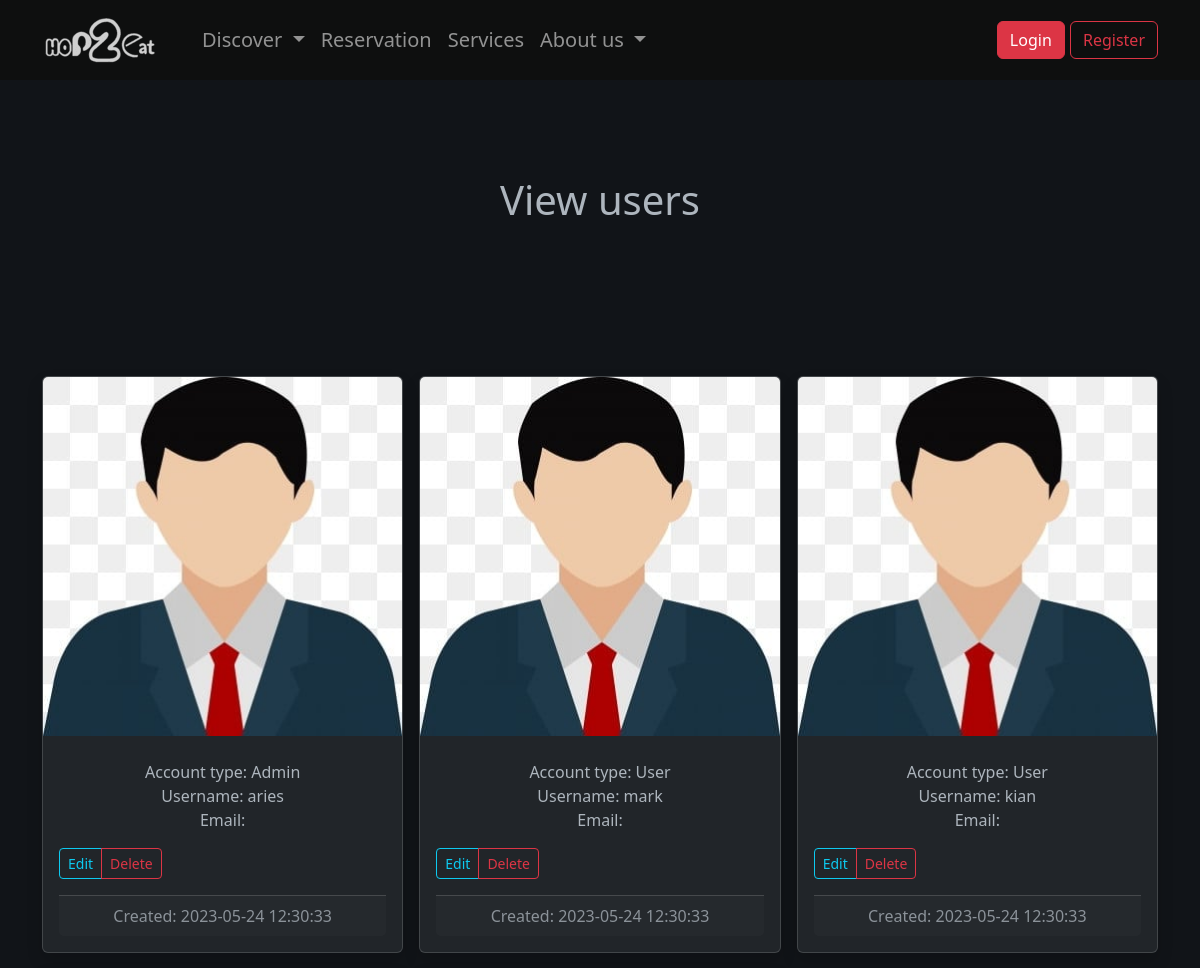
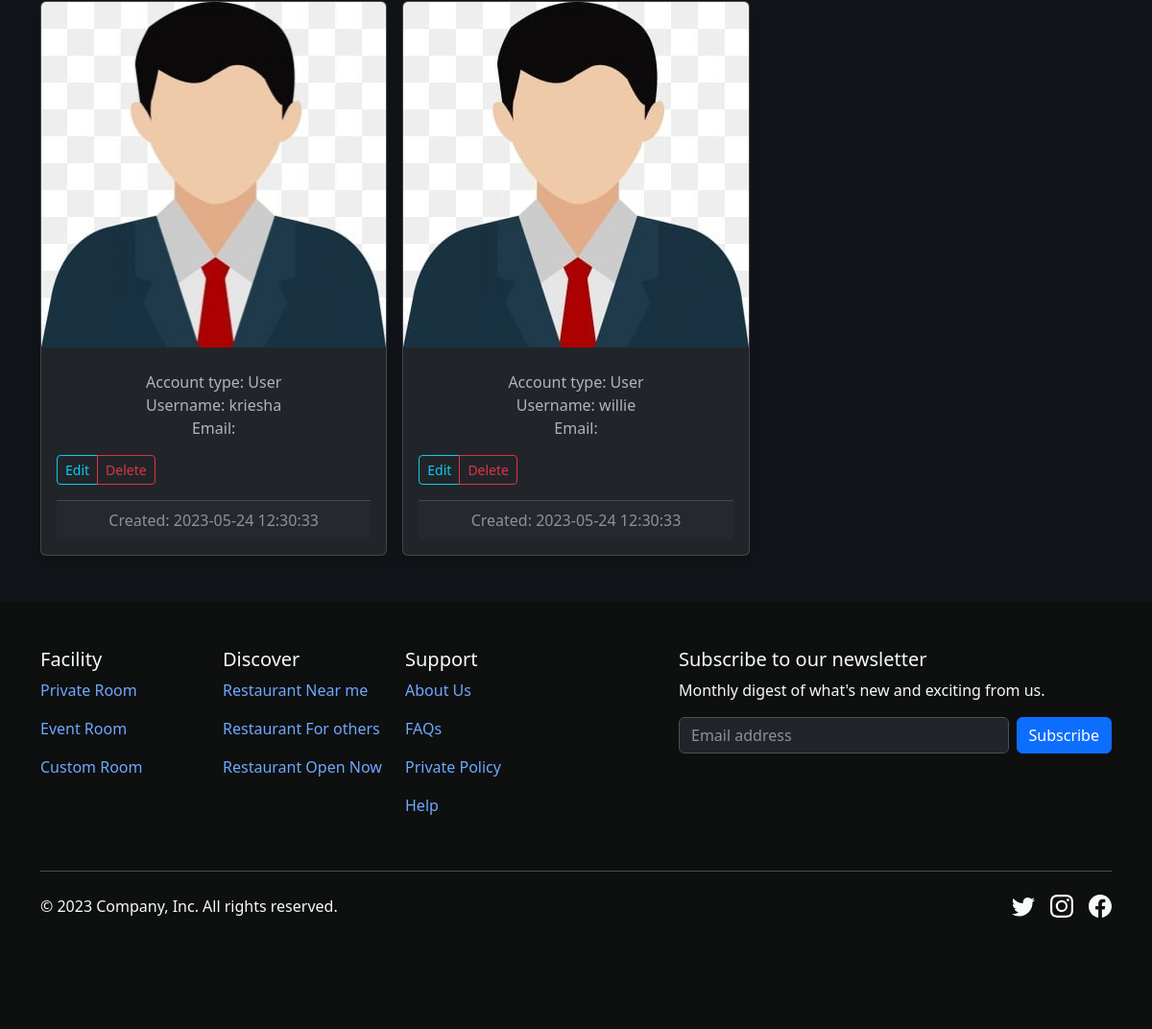
Before: /pages/admin/view_user.php with the older database file (2 pictures, top to bottom).
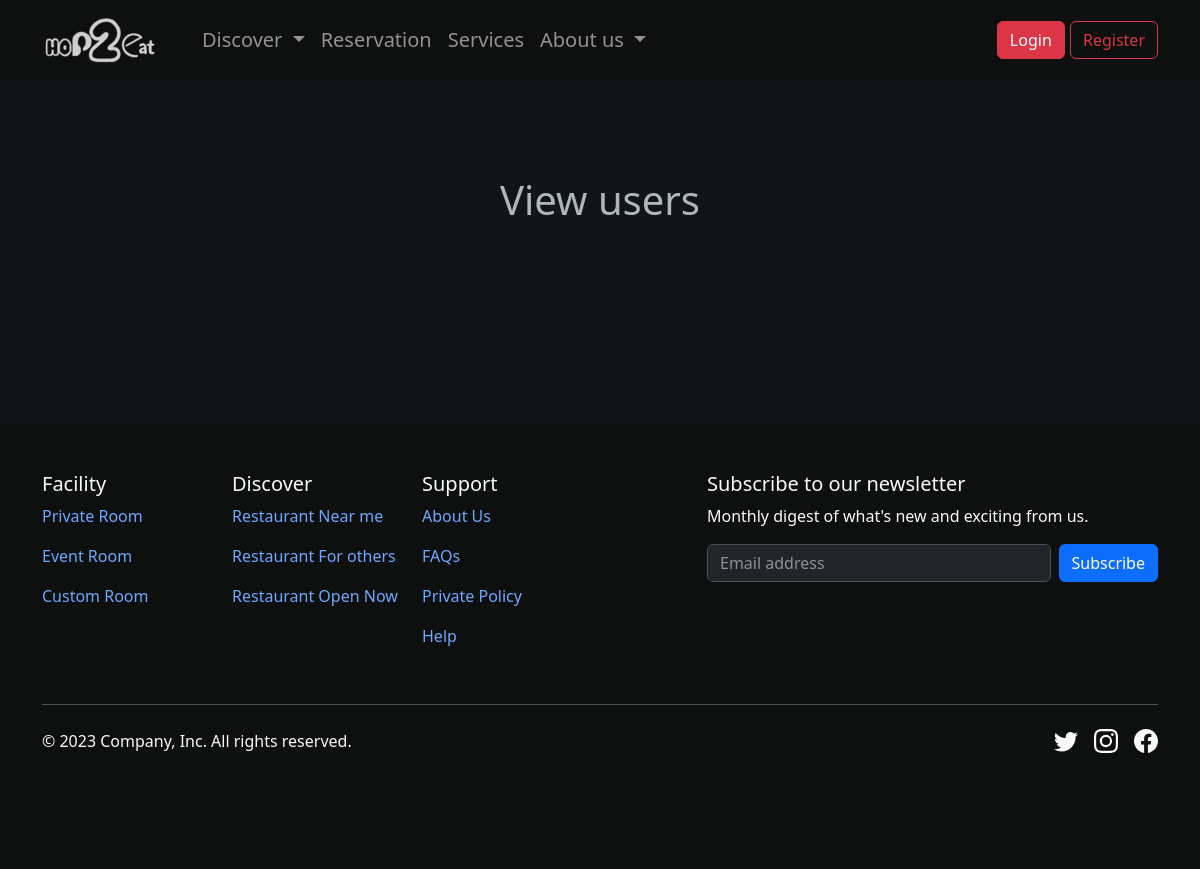
After: the same page with the newer database file.
### tables this page shows
CREATE TABLE account (
    id INT PRIMARY KEY not null AUTO_INCREMENT,
    username VARCHAR(50) NOT NULL UNIQUE,
    email VARCHAR(255),
    password VARCHAR(255) NOT NULL,
    first_name VARCHAR(50),
    last_name VARCHAR(50),
    profileImage VARCHAR(255),
     
    account_type TINYINT(1) DEFAULT 0,
     
    active TINYINT(1) DEFAULT 1,
    created_at TIMESTAMP DEFAULT CURRENT_TIMESTAMP,
    updated_at TIMESTAMP DEFAULT CURRENT_TIMESTAMP ON UPDATE CURRENT_TIMESTAMP
);

### pages/admin/view_user.php (the view, shortened to what this page needs)
<?php
  $imagesDefaultDirectory = "../../Assets/images/userImages/";
  require_once "../../Assets/phpFunctions/dbConnect.php";
  $sql = "SELECT id,username, email, CONCAT(last_name, ', ', first_name), profileImage, account_type, created_at FROM account";
  $result = $conn->query($sql);
?>
<!DOCTYPE html>
<html lang="en">
<head>
  <link rel="stylesheet" href="../../Assets/css/style.css"/>
</head>
<body class = "custom-dark-dark-bg" data-bs-theme = "dark">
<main>
  <?php require_once "../../Assets/navbar-footer/navbar.php"?>
  <section class="py-5 text-center container">
    <div class="row py-lg-5">
      <div class="col-lg-6 col-md-8 mx-auto">
        <h1 class="fw-light">View users</h1>
      </div>
    </div>
  </section>
  <div class="album py-5">
    <div class="container">
      <div class="row row-cols-1 row-cols-sm-2 row-cols-md-3 g-3">
        <?php
          while($row = $result->fetch_assoc())
          {
            $profileImage = $row['profileImage'];
            if(is_null($profileImage))
            {
              $profileImage = "defaultAvatar.jpg";
            }
          ?>
            <div class="col">
              <div class="card overflow-hidden rounded shadow">
                <div class="card-top overflow-hidden">
                  <img src="<?php echo $imagesDefaultDirectory . $profileImage?>" alt="" class="img-fluid">
                </div>
                <div class="card-body text-center">
                  <p class="card-text">
                    Account type:
                    <?php
                    if($row['account_type'] == 1)
                    {
                      echo "Admin";
                    }
                    else
                    {
                      echo "User";
                    }?>
                    <br>
                    Username: <?php echo $row['username'];?>
                    <br>
                    Email: <?php echo $row['email'];?>
                  </p>
                  <div class="mb-3 d-flex align-items-end">
                    <div class="btn-group">
                      <button type="button" class="btn btn-sm btn-outline-info">Edit</button>
                      <button type="button" class="btn btn-sm btn-outline-danger">Delete</button>
                    </div>
                  </div>
                  <div class="card-footer text-body-secondary">
                    Created: <?php echo $row['created_at']?>
                  </div>
                </div>
              </div>
            </div>
        <?php
          }
        ?>
      </div>
    </div>
  </div>
</main>
  </body>
</html>

### Assets/navbar-footer/navbar.php (shortened to what this page needs)
<?php
    $current_file = basename( $_SERVER['PHP_SELF']);
    $pages_user = array("find_something.php", "cuisine.php", "reservation.php", "service.php", "about_us.php", "login.php", "register.php","profile.php", "logout.php", "search.php", "faqs.php", "review.php", "search_cuisine.php", "payment.php", "history_review.php");
    $pages_admin = array("add_restaurant.php", "view_user.php");
    if(in_array($current_file, $pages_user))
    {
        $index_page_directory = "../";
        $user_page_directory = "./";
        $admin_page_directory = "admin/";
        $logo_directory = "../Assets/images/homepage/";
        $profile_directory = "../Assets/images/userImages/";
    }
    else if(in_array($current_file, $pages_admin))
    {
        $index_page_directory =  "../../";
        $user_page_directory = "../";
        $logo_directory = "../../Assets/images/homepage/";
    }
    else
    {
        $index_page_directory = "./";
        $user_page_directory = "pages/";
        $admin_page_directory = "pages/admin/";
        $logo_directory = "Assets/images/homepage/";
        $profile_directory = "Assets/images/userImages/";
    }
?>
<?php
    if(isset($_SESSION['username']))
    {
        if($_SESSION['account_type'] == FALSE)
        {
            require_once "navbars/user.php";
        }
        else
        {
            require_once "navbars/admin.php";
        }
    }
    else
    {
        require_once "navbars/guest.php";
    }
?>

### Assets/navbar-footer/navbars/guest.php (shortened to what this page needs)
<nav class="navbar sticky-md-top navbar-expand-lg navbar-dark text-light navbar-footer-color navbar-height" data-bs-theme="dark">
      <div class="container fs-5 class">
          <a class="navbar-brand" href="<?php echo $index_page_directory?>index.php">
              <img src="<?php echo $logo_directory?>logo-white.png"
              class = "navbar-brand"
              alt="">
          </a>
          <div class="collapse navbar-collapse" id="navbarSupportedContent">
              <ul class="navbar-nav me-auto mb-2 mb-lg-0">
              <li class="nav-item dropdown">
                  <a class="nav-link dropdown-toggle" href="#" id="navbarDropdown" role="button" data-bs-toggle="dropdown" aria-expanded="false">
                  Discover
                  </a>
              </li>
              <li class="nav-item">
                  <a class="nav-link" href="<?php echo $user_page_directory?>reservation.php">Reservation</a>
              </li>
              <li class="nav-item">
                  <a class="nav-link" href="<?php echo $user_page_directory?>service.php">Services</a>
              </li>
              <li class="nav-item dropdown">
                    <a class="nav-link dropdown-toggle" href="#" id="about_us_dropdown" role="button" data-bs-toggle="dropdown" aria-expanded="false">
                    About us
                    </a>
                </li>
              </ul>
          </div>
          <div class="align-items-middle">
              <button type="button" class="btn btn-danger"><a href="<?php echo $user_page_directory?>login.php" class = "nav-link">Login</a></button>
              <button type="button" class="btn btn-outline-danger"><a href="<?php echo $user_page_directory?>register.php" class = "nav-link">Register</a></button>
          </div>
      </div>
  </nav>

### Assets/css/style.css (style rules this page uses)
.custom-dark-dark-bg { background-color: #111418; }
.navbar-footer-color { background-color:#0E0F0F !important; }
.bi { vertical-align: -.125em; fill: currentColor; }
.navbar-height { height: 80px; }

Changed rows visible on the page:
removed account: account_type "Admin", username "aries", created_at "2023-05-24 12:30:33"
removed account: account_type "User", username "mark", created_at "2023-05-24 12:30:33"
removed account: account_type "User", username "kian", created_at "2023-05-24 12:30:33"
removed account: account_type "User", username "kriesha", created_at "2023-05-24 12:30:33"
removed account: account_type "User", username "willie", created_at "2023-05-24 12:30:33"
